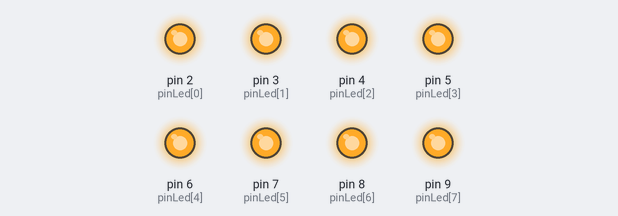
Bench run of a sketch on a simulated Arduino Uno, built with avr-gcc and run on an emulated ATmega328P. Parts: output pins drawn as LEDs (lit = HIGH).

Above: at 0.5 s.
At 3.5 s:
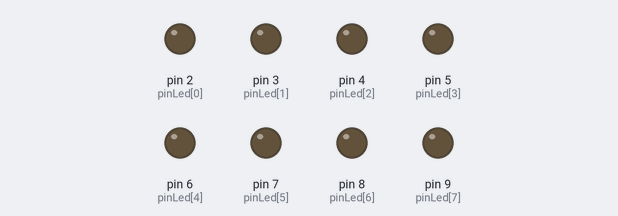
Timing chart, 0 to 4.6 s (numbered marks = the images above):
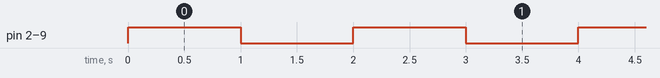

The sketch:

ledExample.ino
```cpp
int pinLed[8] = {2,3,4,5,6,7,8,9};

void setup() {
  for(int i=0; i<8; i++){
    pinMode(pinLed[i], OUTPUT);
  }
}

void loop() {
  for(int i=0; i<8; i++) {
    digitalWrite(pinLed[i], HIGH);
  }
  delay(1000);
  for(int i=0; i<8; i++) {
    digitalWrite(pinLed[i], LOW);
  }
  delay(1000);
}
```

Measured:
- by itself, pin 2 (pinLed[0]), pin 3 (pinLed[1]), pin 4 (pinLed[2]), pin 5 (pinLed[3]), pin 6 (pinLed[4]), pin 7 (pinLed[5]), pin 8 (pinLed[6]), pin 9 (pinLed[7]): alternates HIGH for 1.0 s and LOW for 1.0 s
